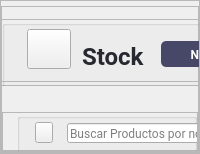
            <widget class="QWidget" name="page_stock">
             <layout class="QVBoxLayout" name="verticalLayout_10">
              <property name="spacing">
               <number>0</number>
              </property>
              <property name="leftMargin">
               <number>0</number>
              </property>
              <property name="topMargin">
               <number>0</number>
              </property>
              <property name="rightMargin">
               <number>0</number>
              </property>
              <property name="bottomMargin">
               <number>0</number>
              </property>
              <item>
               <widget class="QFrame" name="container_stock_3">
                <property name="frameShape">
                 <enum>QFrame::StyledPanel</enum>
                </property>
                <property name="frameShadow">
                 <enum>QFrame::Raised</enum>
                </property>
                <layout class="QVBoxLayout" name="verticalLayout_9" stretch="0,0,0">
                 <property name="spacing">
                  <number>0</number>
                 </property>
                 <property name="leftMargin">
                  <number>0</number>
                 </property>
                 <property name="topMargin">
                  <number>0</number>
                 </property>
                 <property name="rightMargin">
                  <number>0</number>
                 </property>
                 <property name="bottomMargin">
                  <number>0</number>
                 </property>
                 <item>
                  <widget class="QFrame" name="top_frame_stock_3">
                   <property name="minimumSize">
                    <size>
                     <width>0</width>
                     <height>80</height>
                    </size>
                   </property>
                   <property name="maximumSize">
                    <size>
                     <width>300</width>
                     <height>70</height>
                    </size>
                   </property>
                   <property name="frameShape">
                    <enum>QFrame::StyledPanel</enum>
                   </property>
                   <property name="frameShadow">
                    <enum>QFrame::Raised</enum>
                   </property>
                   <widget class="QFrame" name="frame_10">
                    <property name="geometry">
                     <rect>
                      <x>0</x>
                      <y>13</y>
                      <width>354</width>
                      <height>70</height>
                     </rect>
                    </property>
                    <property name="minimumSize">
                     <size>
                      <width>354</width>
                      <height>70</height>
                     </size>
                    </property>
                    <property name="maximumSize">
                     <size>
                      <width>16777215</width>
                      <height>50</height>
                     </size>
                    </property>
                    <property name="frameShape">
                     <enum>QFrame::StyledPanel</enum>
                    </property>
                    <property name="frameShadow">
                     <enum>QFrame::Raised</enum>
                    </property>
                    <layout class="QVBoxLayout" name="verticalLayout_23">
                     <property name="spacing">
                      <number>0</number>
                     </property>
                     <property name="leftMargin">
                      <number>0</number>
                     </property>
                     <property name="topMargin">
                      <number>0</number>
                     </property>
                     <property name="rightMargin">
                      <number>0</number>
                     </property>
                     <property name="bottomMargin">
                      <number>0</number>
                     </property>
                     <item>
                      <widget class="QGroupBox" name="groupBox_4">
                       <property name="title">
                        <string/>
                       </property>
                       <widget class="QLabel" name="label_11">
                        <property name="geometry">
                         <rect>
                          <x>80</x>
                          <y>10</y>
                          <width>120</width>
                          <height>52</height>
                         </rect>
                        </property>
                        <property name="minimumSize">
                         <size>
                          <width>66</width>
                          <height>0</height>
                         </size>
                        </property>
                        <property name="maximumSize">
                         <size>
                          <width>120</width>
                          <height>16777215</height>
                         </size>
                        </property>
                        <property name="font">
                         <font>
                          <family>Roboto</family>
                          <pointsize>18</pointsize>
                          <weight>75</weight>
                          <bold>true</bold>
                         </font>
                        </property>
                        <property name="styleSheet">
                         <string notr="true">color: #282830 ;
</string>
                        </property>
                        <property name="text">
                         <string>Stock</string>
                        </property>
                        <property name="alignment">
                         <set>Qt::AlignLeading|Qt::AlignLeft|Qt::AlignVCenter</set>
                        </property>
                       </widget>
                       <widget class="QPushButton" name="pushButton_14">
                        <property name="geometry">
                         <rect>
                          <x>20</x>
                          <y>9</y>
                          <width>49</width>
                          <height>40</height>
                         </rect>
                        </property>
                        <property name="maximumSize">
                         <size>
                          <width>60</width>
                          <height>60</height>
                         </size>
                        </property>
                        <property name="styleSheet">
                         <string notr="true">margin-left:5px</string>
                        </property>
                        <property name="text">
                         <string/>
                        </property>
                        <property name="icon">
                         <iconset resource="img/img.qrc">
                          <normaloff>:/img/warehouse.png</normaloff>:/img/warehouse.png</iconset>
                        </property>
                        <property name="iconSize">
                         <size>
                          <width>40</width>
                          <height>40</height>
                         </size>
                        </property>
                       </widget>
                      </widget>
                     </item>
                    </layout>
                   </widget>
                   <widget class="QPushButton" name="product_new_btn">
                    <property name="geometry">
                     <rect>
                      <x>160</x>
                      <y>35</y>
                      <width>131</width>
                      <height>26</height>
                     </rect>
                    </property>
                    <property name="minimumSize">
                     <size>
                      <width>0</width>
                      <height>26</height>
                     </size>
                    </property>
                    <property name="font">
                     <font>
                      <family>Roboto</family>
                      <pointsize>9</pointsize>
                      <weight>75</weight>
                      <bold>true</bold>
                     </font>
                    </property>
                    <property name="cursor">
                     <cursorShape>PointingHandCursor</cursorShape>
                    </property>
                    <property name="styleSheet">
                     <string notr="true">QPushButton{
background-color: rgb(71, 71, 103);
color:#fff;
padding-right:15px;
border-radius: 5px;
text-align:right;
}

QPushButton:hover{
background-color: rgba(71, 71, 103,180);

}</string>
                    </property>
                    <property name="text">
                     <string>Nuevo Producto</string>
                    </property>
                    <property name="icon">
                     <iconset resource="img/img.qrc">
                      <normaloff>:/img/plus.png</normaloff>:/img/plus.png</iconset>
                    </property>
                    <property name="iconSize">
                     <size>
                      <width>13</width>
                      <height>13</height>
                     </size>
                    </property>
                   </widget>
                  </widget>
                 </item>
                 <item>
                  <widget class="QFrame" name="mid_stock_3">
                   <property name="maximumSize">
                    <size>
                     <width>16777215</width>
                     <height>70</height>
                    </size>
                   </property>
                   <property name="frameShape">
                    <enum>QFrame::StyledPanel</enum>
                   </property>
                   <property name="frameShadow">
                    <enum>QFrame::Raised</enum>
                   </property>
                   <layout class="QVBoxLayout" name="verticalLayout_24">
                    <property name="spacing">
                     <number>0</number>
                    </property>
                    <property name="leftMargin">
                     <number>0</number>
                    </property>
                    <property name="topMargin">
                     <number>30</number>
                    </property>
                    <property name="rightMargin">
                     <number>0</number>
                    </property>
                    <property name="bottomMargin">
                     <number>0</number>
                    </property>
                    <item alignment="Qt::AlignBottom">
                     <widget class="QFrame" name="frame_11">
                      <property name="minimumSize">
                       <size>
                        <width>0</width>
                        <height>50</height>
                       </size>
                      </property>
                      <property name="maximumSize">
                       <size>
                        <width>16777215</width>
                        <height>50</height>
                       </size>
                      </property>
                      <property name="frameShape">
                       <enum>QFrame::StyledPanel</enum>
                      </property>
                      <property name="frameShadow">
                       <enum>QFrame::Raised</enum>
                      </property>
                      <layout class="QVBoxLayout" name="verticalLayout_25">
                       <property name="spacing">
                        <number>0</number>
                       </property>
                       <property name="leftMargin">
                        <number>0</number>
                       </property>
                       <property name="topMargin">
                        <number>0</number>
                       </property>
                       <property name="rightMargin">
                        <number>0</number>
                       </property>
                       <property name="bottomMargin">
                        <number>0</number>
                       </property>
                       <item>
                        <widget class="QGroupBox" name="groupBox_7">
                         <property name="minimumSize">
                          <size>
                           <width>0</width>
                           <height>50</height>
                          </size>
                         </property>
                         <property name="styleSheet">
                          <string notr="true">margin-left: 14px</string>
                         </property>
                         <property name="title">
                          <string/>
                         </property>
                         <widget class="QPushButton" name="btn_buscarP">
                          <property name="geometry">
                           <rect>
                            <x>18</x>
                            <y>9</y>
                            <width>32</width>
                            <height>21</height>
                           </rect>
                          </property>
                          <property name="minimumSize">
                           <size>
                            <width>0</width>
                            <height>21</height>
                           </size>
                          </property>
                          <property name="cursor">
                           <cursorShape>PointingHandCursor</cursorShape>
                          </property>
                          <property name="text">
                           <string/>
                          </property>
                          <property name="icon">
                           <iconset resource="img/img.qrc">
                            <normaloff>:/img/LupaB.png</normaloff>:/img/LupaB.png</iconset>
                          </property>
                          <property name="iconSize">
                           <size>
                            <width>50</width>
                            <height>50</height>
                           </size>
                          </property>
                         </widget>
                         <widget class="QLineEdit" name="buscar_input">
                          <property name="geometry">
                           <rect>
                            <x>50</x>
                            <y>10</y>
                            <width>301</width>
                            <height>20</height>
                           </rect>
                          </property>
                          <property name="minimumSize">
                           <size>
                            <width>0</width>
                            <height>20</height>
                           </size>
                          </property>
                          <property name="styleSheet">
                           <string notr="true">font-family: Roboto;
</string>
                          </property>
                          <property name="text">
                           <string/>
                          </property>
                          <property name="placeholderText">
                           <string>Buscar Productos por nombre o palabra clave</string>
                          </property>
                         </widget>
                        </widget>
                       </item>
                      </layout>
                     </widget>
                    </item>
                   </layout>
                  </widget>
                 </item>
                 <item>
                  <widget class="QFrame" name="bottom_stock_3">
                   <property name="frameShape">
                    <enum>QFrame::StyledPanel</enum>
                   </property>
                   <property name="frameShadow">
                    <enum>QFrame::Raised</enum>
                   </property>
                   <layout class="QVBoxLayout" name="verticalLayout_26">
                    <property name="spacing">
                     <number>0</number>
                    </property>
                    <property name="leftMargin">
                     <number>0</number>
                    </property>
                    <property name="topMargin">
                     <number>0</number>
                    </property>
                    <property name="rightMargin">
                     <number>0</number>
                    </property>
                    <property name="bottomMargin">
                     <number>0</number>
                    </property>
                    <item>
                     <widget class="QFrame" name="frame_19">
                      <property name="frameShape">
                       <enum>QFrame::StyledPanel</enum>
                      </property>
                      <property name="frameShadow">
                       <enum>QFrame::Raised</enum>
                      </property>
                      <widget class="QTableWidget" name="tableWidget_stock_2">
                       <property name="geometry">
                        <rect>
                         <x>30</x>
                         <y>70</y>
                         <width>871</width>
                         <height>361</height>
                        </rect>
                       </property>
                       <property name="maximumSize">
                        <size>
                         <width>16777215</width>
                         <height>422</height>
                        </size>
                       </property>
                       <property name="cursor" stdset="0">
                        <cursorShape>PointingHandCursor</cursorShape>
                       </property>
                       <property name="styleSheet">
                        <string notr="true">QTableWidget{
font-size: 11pt;
margin-left: 0px;
margin-top:15px;
color: #000;
font-family: Roboto;
text-align:center;
}
QheaderView::item
    {
text-align:center;

    }
QHeaderView::section {
    background-color: #394353;
	border-radius: 11px;
	color:#fff;
    font-size: 9pt;
	font-family:Roboto;
}

QHeaderView::section:horizontal
{
    border-top: 1px solid #394353;

}

QHeaderView::section:vertical
{

    border-left: 1px solid #394353;
}</string>
                       </property>
                       <property name="editTriggers">
                        <set>QAbstractItemView::NoEditTriggers</set>
                       </property>
                       <property name="showGrid">
                        <bool>false</bool>
                       </property>
                       <attribute name="horizontalHeaderVisible">
                        <bool>false</bool>
                       </attribute>
                       <attribute name="horizontalHeaderCascadingSectionResizes">
                        <bool>true</bool>
                       </attribute>
                       <attribute name="horizontalHeaderDefaultSectionSize">
                        <number>169</number>
                       </attribute>
                       <attribute name="horizontalHeaderShowSortIndicator" stdset="0">
                        <bool>true</bool>
                       </attribute>
                       <attribute name="horizontalHeaderStretchLastSection">
                        <bool>true</bool>
                       </attribute>
                       <attribute name="verticalHeaderVisible">
                        <bool>false</bool>
                       </attribute>
                       <attribute name="verticalHeaderDefaultSectionSize">
                        <number>41</number>
                       </attribute>
                       <column>
                        <property name="text">
                         <string>New Column</string>
                        </property>
                       </column>
                       <column>
                        <property name="text">
                         <string>New Column</string>
                        </property>
                       </column>
                       <column>
                        <property name="text">
                         <string>New Column</string>
                        </property>
                       </column>
                       <column>
                        <property name="text">
                         <string>New Column</string>
                        </property>
                       </column>
                       <column>
                        <property name="text">
                         <string>New Column</string>
                        </property>
                       </column>
                      </widget>
                      <widget class="QFrame" name="frame_20">
                       <property name="geometry">
                        <rect>
                         <x>20</x>
                         <y>9</y>
                         <width>861</width>
                         <height>41</height>
                        </rect>
                       </property>
                       <property name="minimumSize">
                        <size>
                         <width>56</width>
                         <height>41</height>
                        </size>
                       </property>
                       <property name="styleSheet">
                        <string notr="true">background-color: #f2f2f5;

border-radius:15px;</string>
                       </property>
                       <property name="frameShape">
                        <enum>QFrame::StyledPanel</enum>
                       </property>
                       <property name="frameShadow">
                        <enum>QFrame::Raised</enum>
                       </property>
                       <layout class="QHBoxLayout" name="horizontalLayout_15">
                        <item alignment="Qt::AlignLeft">
                         <widget class="QLabel" name="label_13">
                          <property name="font">
                           <font>
                            <family>Roboto</family>
                            <pointsize>11</pointsize>
                            <weight>75</weight>
                            <bold>true</bold>
                           </font>
                          </property>
                          <property name="styleSheet">
                           <string notr="true">background: none;
color: #282830 ;
</string>
                          </property>
                          <property name="text">
                           <string>Código</string>
                          </property>
                         </widget>
                        </item>
                        <item alignment="Qt::AlignLeft">
                         <widget class="QLabel" name="label_23">
                          <property name="font">
                           <font>
                            <family>Roboto</family>
                            <pointsize>11</pointsize>
                            <weight>75</weight>
                            <bold>true</bold>
                           </font>
                          </property>
                          <property name="styleSheet">
                           <string notr="true">background: none;
color: #282830 ;

</string>
                          </property>
                          <property name="text">
                           <string>Descripción</string>
                          </property>
                         </widget>
                        </item>
                        <item alignment="Qt::AlignLeft">
                         <widget class="QLabel" name="label_24">
                          <property name="font">
                           <font>
                            <family>Roboto</family>
                            <pointsize>11</pointsize>
                            <weight>75</weight>
                            <bold>true</bold>
                           </font>
                          </property>
                          <property name="styleSheet">
                           <string notr="true">background: none;
color: #282830 ;
</string>
                          </property>
                          <property name="text">
                           <string>Marca</string>
                          </property>
                         </widget>
                        </item>
                        <item alignment="Qt::AlignLeft">
                         <widget class="QLabel" name="label_25">
                          <property name="font">
                           <font>
                            <family>Roboto</family>
                            <pointsize>11</pointsize>
                            <weight>75</weight>
                            <bold>true</bold>
                           </font>
                          </property>
                          <property name="styleSheet">
                           <string notr="true">background: none;
color: #282830 ;
</string>
                          </property>
                          <property name="text">
                           <string>Cantidad</string>
                          </property>
                         </widget>
                        </item>
                        <item alignment="Qt::AlignLeft">
                         <widget class="QLabel" name="label_26">
                          <property name="font">
                           <font>
                            <family>Roboto</family>
                            <pointsize>11</pointsize>
                            <weight>75</weight>
                            <bold>true</bold>
                           </font>
                          </property>
                          <property name="styleSheet">
                           <string notr="true">background: none;
color: #282830 ;
</string>
                          </property>
                          <property name="text">
                           <string>Primer Vencimiento</string>
                          </property>
                         </widget>
                        </item>
                       </layout>
                      </widget>
                      <widget class="QPushButton" name="btn_actualizarStock">
                       <property name="geometry">
                        <rect>
                         <x>883</x>
                         <y>20</y>
                         <width>31</width>
                         <height>21</height>
                        </rect>
                       </property>
                       <property name="minimumSize">
                        <size>
                         <width>0</width>
                         <height>21</height>
                        </size>
                       </property>
                       <property name="cursor">
                        <cursorShape>PointingHandCursor</cursorShape>
                       </property>
                       <property name="text">
                        <string/>
                       </property>
                       <property name="icon">
                        <iconset resource="img/img.qrc">
                         <normaloff>:/img/refresh.png</normaloff>:/img/refresh.png</iconset>
                       </property>
                       <property name="iconSize">
                        <size>
                         <width>33</width>
                         <height>16</height>
                        </size>
                       </property>
                      </widget>
                     </widget>
                    </item>
                   </layout>
                  </widget>
                 </item>
                </layout>
               </widget>
              </item>
             </layout>
            </widget>
